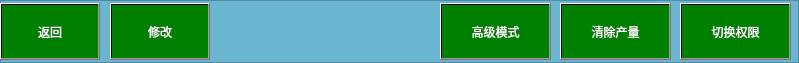
   <widget class="QFrame" name="base_parampageframe">
    <property name="geometry">
     <rect>
      <x>0</x>
      <y>474</y>
      <width>799</width>
      <height>63</height>
     </rect>
    </property>
    <property name="styleSheet">
     <string notr="true">background-color:rgb(106, 182, 208);</string>
    </property>
    <property name="frameShape">
     <enum>QFrame::StyledPanel</enum>
    </property>
    <property name="frameShadow">
     <enum>QFrame::Raised</enum>
    </property>
    <widget class="QPushButton" name="shell_returnButton">
     <property name="geometry">
      <rect>
       <x>0</x>
       <y>3</y>
       <width>100</width>
       <height>57</height>
      </rect>
     </property>
     <property name="focusPolicy">
      <enum>Qt::NoFocus</enum>
     </property>
     <property name="layoutDirection">
      <enum>Qt::LeftToRight</enum>
     </property>
     <property name="autoFillBackground">
      <bool>false</bool>
     </property>
     <property name="styleSheet">
      <string notr="true">border-color: rgb(243, 243, 243);
font: 18pt &quot;Sans&quot;;
color: white;
background-color: qlineargradient(spread:pad, x1:0.5, y1:0.818227, x2:0.494845, y2:0, stop:0.441026 rgba(0, 128, 0, 255), stop:1 rgba(0, 128, 0, 255));
border-width: 1px;
border-color: rgb(255, 255,255);</string>
     </property>
     <property name="text">
      <string>返回</string>
     </property>
     <property name="autoDefault">
      <bool>true</bool>
     </property>
     <property name="flat">
      <bool>false</bool>
     </property>
    </widget>
    <widget class="QPushButton" name="shell_modify">
     <property name="geometry">
      <rect>
       <x>110</x>
       <y>3</y>
       <width>100</width>
       <height>57</height>
      </rect>
     </property>
     <property name="focusPolicy">
      <enum>Qt::NoFocus</enum>
     </property>
     <property name="layoutDirection">
      <enum>Qt::LeftToRight</enum>
     </property>
     <property name="autoFillBackground">
      <bool>false</bool>
     </property>
     <property name="styleSheet">
      <string notr="true">border-color: rgb(243, 243, 243);
font: 18pt &quot;Sans&quot;;
color: white;
background-color: qlineargradient(spread:pad, x1:0.5, y1:0.818227, x2:0.494845, y2:0, stop:0.441026 rgba(0, 128, 0, 255), stop:1 rgba(0, 128, 0, 255));
border-width: 1px;
border-color: rgb(255, 255,255);</string>
     </property>
     <property name="text">
      <string>修改</string>
     </property>
     <property name="autoDefault">
      <bool>true</bool>
     </property>
     <property name="flat">
      <bool>false</bool>
     </property>
    </widget>
    <widget class="QPushButton" name="shell_adnanced">
     <property name="geometry">
      <rect>
       <x>680</x>
       <y>3</y>
       <width>111</width>
       <height>57</height>
      </rect>
     </property>
     <property name="focusPolicy">
      <enum>Qt::NoFocus</enum>
     </property>
     <property name="layoutDirection">
      <enum>Qt::LeftToRight</enum>
     </property>
     <property name="autoFillBackground">
      <bool>false</bool>
     </property>
     <property name="styleSheet">
      <string notr="true">border-color: rgb(243, 243, 243);
font: 18pt &quot;Sans&quot;;
color: white;
background-color: qlineargradient(spread:pad, x1:0.5, y1:0.818227, x2:0.494845, y2:0, stop:0.441026 rgba(0, 128, 0, 255), stop:1 rgba(0, 128, 0, 255));
border-width: 1px;
border-color: rgb(255, 255,255);</string>
     </property>
     <property name="text">
      <string>切换权限</string>
     </property>
     <property name="autoDefault">
      <bool>true</bool>
     </property>
     <property name="flat">
      <bool>false</bool>
     </property>
    </widget>
    <widget class="QPushButton" name="clear_sum">
     <property name="geometry">
      <rect>
       <x>560</x>
       <y>3</y>
       <width>111</width>
       <height>57</height>
      </rect>
     </property>
     <property name="focusPolicy">
      <enum>Qt::NoFocus</enum>
     </property>
     <property name="layoutDirection">
      <enum>Qt::LeftToRight</enum>
     </property>
     <property name="autoFillBackground">
      <bool>false</bool>
     </property>
     <property name="styleSheet">
      <string notr="true">border-color: rgb(243, 243, 243);
font: 18pt &quot;Sans&quot;;
color: white;
background-color: qlineargradient(spread:pad, x1:0.5, y1:0.818227, x2:0.494845, y2:0, stop:0.441026 rgba(0, 128, 0, 255), stop:1 rgba(0, 128, 0, 255));
border-width: 1px;
border-color: rgb(255, 255,255);</string>
     </property>
     <property name="text">
      <string>清除产量</string>
     </property>
     <property name="autoDefault">
      <bool>true</bool>
     </property>
     <property name="flat">
      <bool>false</bool>
     </property>
    </widget>
    <widget class="QPushButton" name="btn_advanced">
     <property name="geometry">
      <rect>
       <x>440</x>
       <y>3</y>
       <width>111</width>
       <height>57</height>
      </rect>
     </property>
     <property name="styleSheet">
      <string notr="true">border-color: rgb(243, 243, 243);
font: 18pt &quot;Sans&quot;;
color: white;
background-color: qlineargradient(spread:pad, x1:0.5, y1:0.818227, x2:0.494845, y2:0, stop:0.441026 rgba(0, 128, 0, 255), stop:1 rgba(0, 128, 0, 255));
border-width: 1px;
border-color: rgb(255, 255,255);</string>
     </property>
     <property name="text">
      <string>高级模式</string>
     </property>
    </widget>
   </widget>
